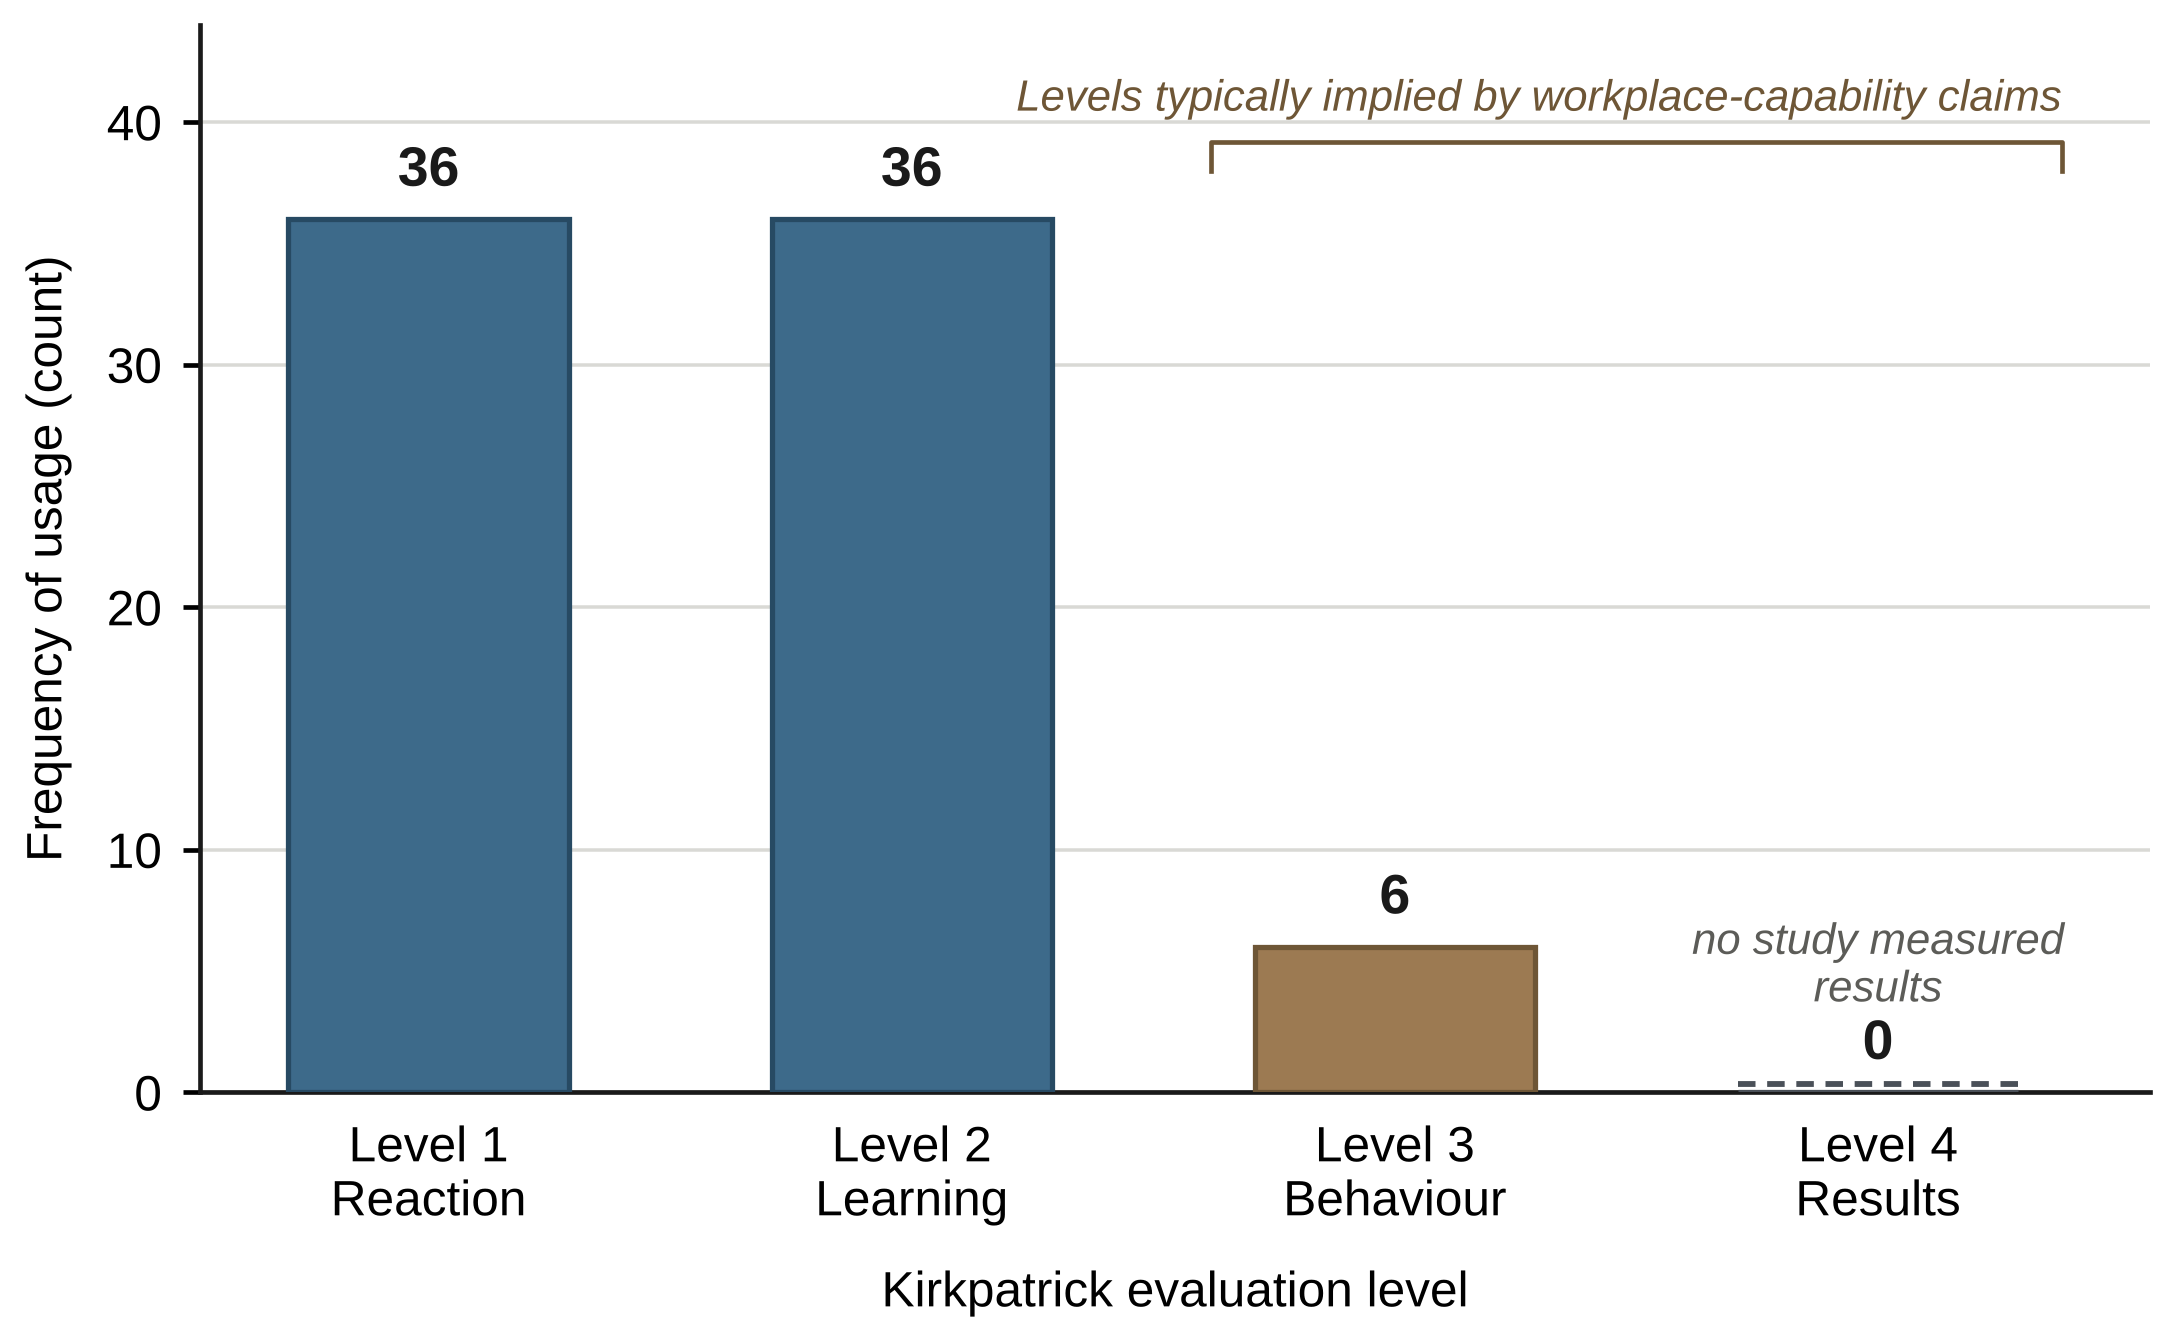

This figure's Python source:
"""Fig. 1 - re-plotted from values read off Toyoda et al. (2022, Fig. 7, CC BY 4.0): 36 / 36 / 6 / 0."""
import matplotlib.pyplot as plt
from matplotlib.patches import Rectangle
from fig_style import *

apply_style()
levels = ["Level 1\nReaction", "Level 2\nLearning", "Level 3\nBehaviour", "Level 4\nResults"]
vals = [36, 36, 6, 0]
cols = [ACCENT, ACCENT, WARM, "white"]
edges = [ACCENT_EDGE, ACCENT_EDGE, WARM_EDGE, STEEL_EDGE]

fig, ax = plt.subplots(figsize=(5.4, 3.3))
x = range(4)
bars = ax.bar(x, vals, width=0.58, color=cols, edgecolor=edges, linewidth=0.9, zorder=3)
# Level 4: no study measured results -> keep a dashed baseline marker rather than an invisible bar
ax.plot([3 - 0.29, 3 + 0.29], [0.35, 0.35], color=STEEL_EDGE, lw=1.0, ls=(0, (3, 2)), zorder=4)
ax.text(3, 5.2, "no study measured\nresults", ha="center", va="center", fontsize=7.5, color=INK_SEC, style="italic")

for i, v in enumerate(vals):
    ax.text(i, v + 0.9, str(v), ha="center", va="bottom", fontsize=9.5, fontweight="bold", color=INK, zorder=5)

ax.set_xticks(list(x))
ax.set_xticklabels(levels, fontsize=8.5)
ax.set_ylim(0, 42)
ax.set_yticks(range(0, 41, 10))
ax.set_ylabel("Frequency of usage (count)", fontsize=8.5, labelpad=6)
ax.set_xlabel("Kirkpatrick evaluation level", fontsize=8.5, labelpad=7)
ax.yaxis.grid(True, color="#d9d9d5", lw=0.6, zorder=0)
ax.set_axisbelow(True)
for s in ("top", "right"):
    ax.spines[s].set_visible(False)
ax.spines["left"].set_linewidth(0.8)
ax.spines["bottom"].set_linewidth(0.8)
ax.tick_params(axis="both", length=3, width=0.8, labelsize=8.5)
ax.tick_params(axis="x", length=0, pad=5)

# bracket over Levels 3-4 (claims about workplace capability usually concern these levels)
y0 = 39.2
ax.plot([1.62, 1.62, 3.38, 3.38], [y0 - 1.2, y0, y0, y0 - 1.2], color=WARM_EDGE, lw=0.8, clip_on=False, zorder=4)
ax.text(3.38, y0 + 0.9, "Levels typically implied by workplace-capability claims", ha="right", va="bottom",
        fontsize=7.5, color=WARM_EDGE, style="italic")
ax.set_ylim(0, 44)
fig.subplots_adjust(left=0.12, right=0.98, top=0.97, bottom=0.2)
save(fig, "fig1_kirkpatrick.png")
